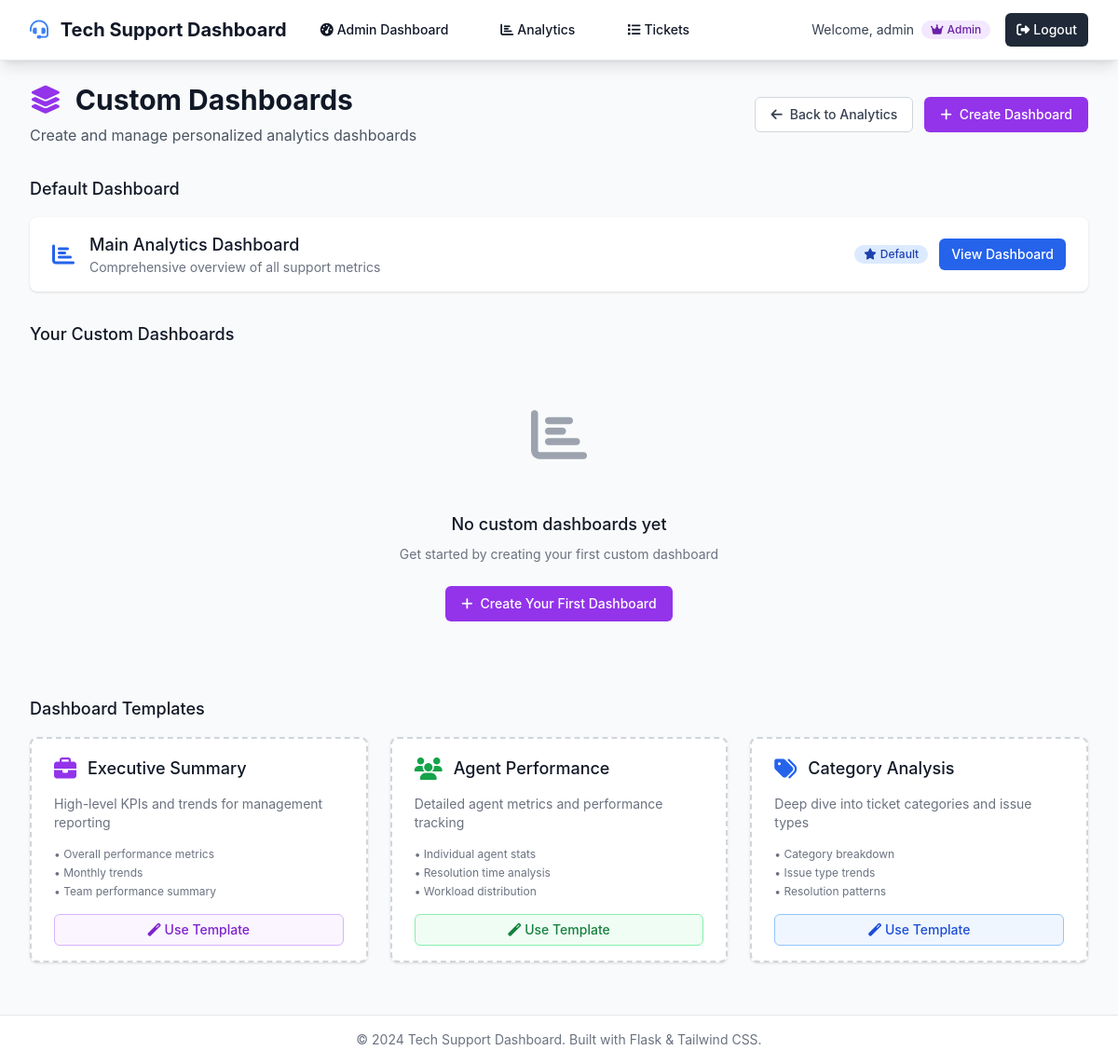
The page /analytics/custom (signed in) on the database as committed earlier.
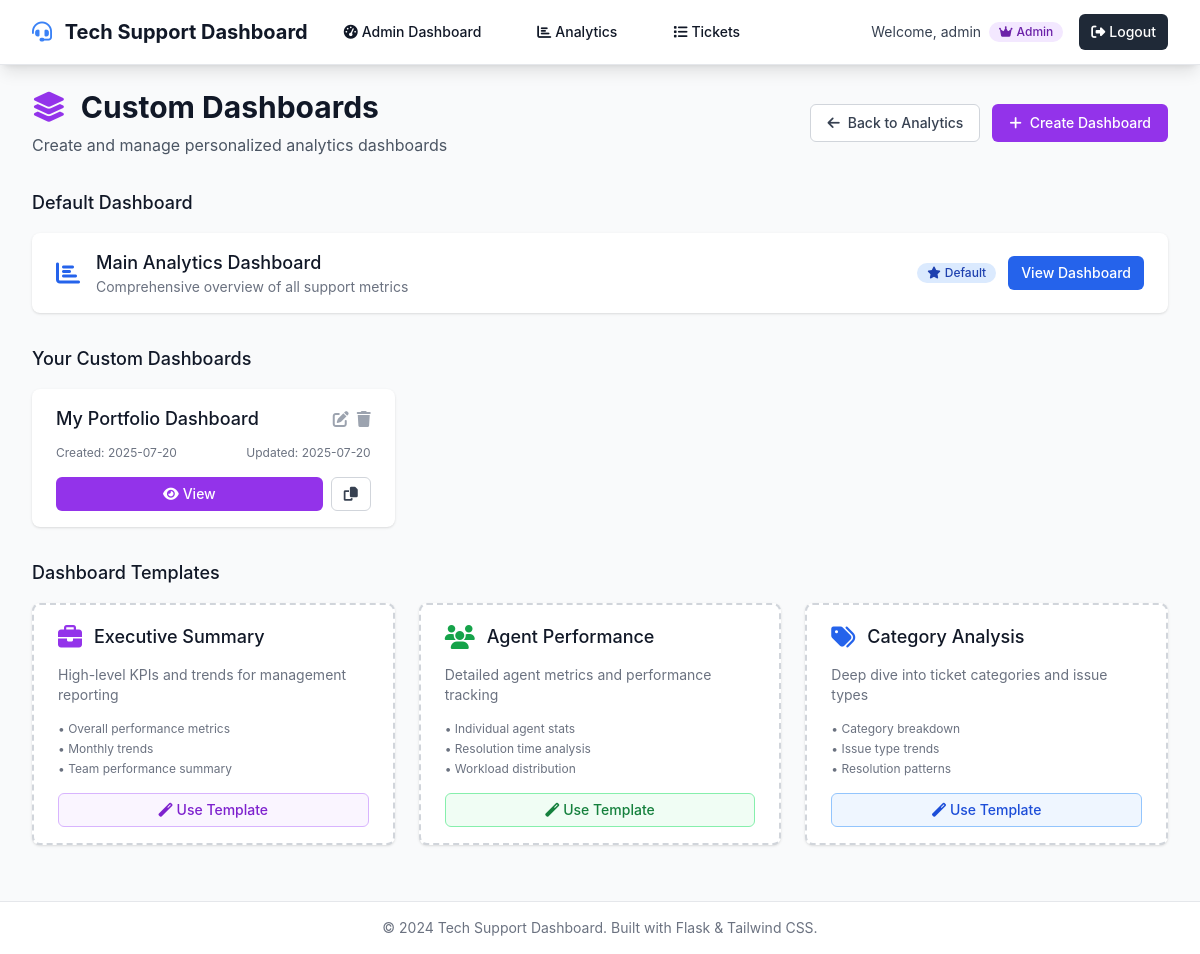
The same page on the database as committed later.
### tables this page shows
CREATE TABLE users (
            id INTEGER PRIMARY KEY AUTOINCREMENT,
            username TEXT UNIQUE NOT NULL,
            email TEXT UNIQUE NOT NULL,
            password_hash TEXT NOT NULL,
            role TEXT NOT NULL DEFAULT 'agent',
            created_at TIMESTAMP DEFAULT CURRENT_TIMESTAMP
        );

CREATE TABLE custom_dashboards (
            id INTEGER PRIMARY KEY AUTOINCREMENT,
            name TEXT NOT NULL,
            description TEXT,
            config TEXT NOT NULL,
            user_id INTEGER NOT NULL,
            created_at TIMESTAMP DEFAULT CURRENT_TIMESTAMP,
            updated_at TIMESTAMP DEFAULT CURRENT_TIMESTAMP,
            FOREIGN KEY (user_id) REFERENCES users (id)
        );

### analytics.py (the view)
@analytics_bp.route('/custom')
@login_required
def custom_dashboards():
    if not current_user.is_admin():
        return redirect(url_for('agent_dashboard'))
    dashboards = CustomDashboard.get_all_by_user(current_user.id)
    return render_template('analytics/custom_dashboards.html', dashboards=dashboards, user=current_user)

### analytics.py (called while the page is built)
    @staticmethod
    def get_all_by_user(user_id):
        conn = get_db_connection()
        dashboards = conn.execute('''
            SELECT * FROM custom_dashboards
            WHERE user_id = ?
            ORDER BY created_at DESC
        ''', (user_id,)).fetchall()
        conn.close()
        return dashboards

### database.py (called while the page is built)
def get_db_connection():
    conn = sqlite3.connect('instance/database.db')
    conn.row_factory = sqlite3.Row
    return conn

### models.py (called while the page is built)
    @staticmethod
    def get(user_id):
        conn = get_db_connection()
        user_data = conn.execute(
            'SELECT * FROM users WHERE id = ?', (user_id,)
        ).fetchone()
        conn.close()
        if user_data:
            return User(
                id=user_data['id'],
                username=user_data['username'],
                email=user_data['email'],
                role=user_data['role']
            )
        return None

    def is_admin(self):
        return self.role == 'admin'

### templates/analytics/custom_dashboards.html (shortened to what this page needs)
{% extends "base.html" %}
{% block content %}
<div class="max-w-7xl mx-auto px-4 sm:px-6 lg:px-8">
    <div class="mb-8">
        <div class="flex justify-between items-center">
            <div>
                <h1 class="text-3xl font-bold text-gray-900">
                    <i class="fas fa-layer-group text-purple-600 mr-2"></i>
                    Custom Dashboards
                </h1>
                <p class="mt-2 text-gray-600">Create and manage personalized analytics dashboards</p>
            </div>
            <div class="flex space-x-3">
                <a href="{{ url_for('analytics.analytics_dashboard') }}"
                   class="inline-flex items-center px-4 py-2 border border-gray-300 text-sm font-medium rounded-md text-gray-700 bg-white hover:bg-gray-50 focus:outline-none focus:ring-2 focus:ring-offset-2 focus:ring-blue-500 transition duration-150 ease-in-out">
                    <i class="fas fa-arrow-left mr-2"></i>
                    Back to Analytics
                </a>
                <a href="{{ url_for('analytics.create_custom_dashboard') }}"
                   class="inline-flex items-center px-4 py-2 border border-transparent text-sm font-medium rounded-md text-white bg-purple-600 hover:bg-purple-700 focus:outline-none focus:ring-2 focus:ring-offset-2 focus:ring-purple-500 transition duration-150 ease-in-out">
                    <i class="fas fa-plus mr-2"></i>
                    Create Dashboard
                </a>
            </div>
        </div>
    </div>
    <div class="mb-8">
        <h2 class="text-lg font-medium text-gray-900 mb-4">Default Dashboard</h2>
        <div class="bg-white shadow rounded-lg">
            <div class="px-6 py-4">
                <div class="flex items-center justify-between">
                    <div class="flex items-center">
                        <div class="flex-shrink-0">
                            <i class="fas fa-chart-bar text-2xl text-blue-600"></i>
                        </div>
                        <div class="ml-4">
                            <h3 class="text-lg font-medium text-gray-900">Main Analytics Dashboard</h3>
                            <p class="text-sm text-gray-500">Comprehensive overview of all support metrics</p>
                        </div>
                    </div>
                    <div class="flex items-center space-x-3">
                        <span class="inline-flex items-center px-2.5 py-0.5 rounded-full text-xs font-medium bg-blue-100 text-blue-800">
                            <i class="fas fa-star mr-1"></i>Default
                        </span>
                        <a href="{{ url_for('analytics.analytics_dashboard') }}"
                           class="inline-flex items-center px-3 py-2 border border-transparent text-sm leading-4 font-medium rounded-md text-white bg-blue-600 hover:bg-blue-700 focus:outline-none focus:ring-2 focus:ring-offset-2 focus:ring-blue-500">
                            View Dashboard
                        </a>
                    </div>
                </div>
            </div>
        </div>
    </div>
    <div class="mb-8">
        <h2 class="text-lg font-medium text-gray-900 mb-4">Your Custom Dashboards</h2>
        {% if dashboards %}
        <div class="grid grid-cols-1 md:grid-cols-2 lg:grid-cols-3 gap-6">
            {% for dashboard in dashboards %}
            <div class="bg-white shadow rounded-lg hover:shadow-md transition-shadow duration-200">
                <div class="px-6 py-4">
                    <div class="flex items-center justify-between mb-3">
                        <h3 class="text-lg font-medium text-gray-900 truncate">{{ dashboard.name }}</h3>
                        <div class="flex items-center space-x-2">
                            <button class="text-gray-400 hover:text-gray-600" onclick="editDashboard('{{ dashboard.id }}')">
                                <i class="fas fa-edit"></i>
                            </button>
                            <button class="text-gray-400 hover:text-red-600" onclick="deleteDashboard('{{ dashboard.id }}')">
                                <i class="fas fa-trash"></i>
                            </button>
                        </div>
                    </div>
                    <div class="flex items-center justify-between text-xs text-gray-500 mb-4">
                        <span>Created: {{ dashboard.created_at[:10] }}</span>
                        <span>Updated: {{ dashboard.updated_at[:10] }}</span>
                    </div>
                    <div class="flex space-x-2">
                        <a href="{{ url_for('analytics.view_custom_dashboard', dashboard_id=dashboard.id) }}"
                           class="flex-1 inline-flex justify-center items-center px-3 py-2 border border-transparent text-sm leading-4 font-medium rounded-md text-white bg-purple-600 hover:bg-purple-700 focus:outline-none focus:ring-2 focus:ring-offset-2 focus:ring-purple-500">
                            <i class="fas fa-eye mr-1"></i>View
                        </a>
                        <button onclick="duplicateDashboard('{{ dashboard.id }}')"
                                class="inline-flex items-center px-3 py-2 border border-gray-300 text-sm leading-4 font-medium rounded-md text-gray-700 bg-white hover:bg-gray-50 focus:outline-none focus:ring-2 focus:ring-offset-2 focus:ring-blue-500">
                            <i class="fas fa-copy"></i>
                        </button>
                    </div>
                </div>
            </div>
            {% endfor %}
        </div>
        {% else %}
        <div class="text-center py-12">
            <div class="mx-auto h-24 w-24 text-gray-400">
                <i class="fas fa-chart-bar text-6xl"></i>
            </div>
            <h3 class="mt-4 text-lg font-medium text-gray-900">No custom dashboards yet</h3>
            <p class="mt-2 text-sm text-gray-500">Get started by creating your first custom dashboard</p>
            <div class="mt-6">
                <a href="{{ url_for('analytics.create_custom_dashboard') }}"
                   class="inline-flex items-center px-4 py-2 border border-transparent text-sm font-medium rounded-md text-white bg-purple-600 hover:bg-purple-700 focus:outline-none focus:ring-2 focus:ring-offset-2 focus:ring-purple-500">
                    <i class="fas fa-plus mr-2"></i>
                    Create Your First Dashboard
                </a>
            </div>
        </div>
        {% endif %}
    </div>
    <div class="mb-8">
        <h2 class="text-lg font-medium text-gray-900 mb-4">Dashboard Templates</h2>
        <div class="grid grid-cols-1 md:grid-cols-2 lg:grid-cols-3 gap-6">
            <div class="bg-white shadow rounded-lg border-2 border-dashed border-gray-300 hover:border-purple-400 transition-colors duration-200">
                <div class="px-6 py-4">
                    <div class="flex items-center mb-3">
                        <i class="fas fa-briefcase text-2xl text-purple-600 mr-3"></i>
                        <h3 class="text-lg font-medium text-gray-900">Executive Summary</h3>
                    </div>
                    <p class="text-sm text-gray-500 mb-4">High-level KPIs and trends for management reporting</p>
                    <ul class="text-xs text-gray-500 mb-4 space-y-1">
                        <li>• Overall performance metrics</li>
                        <li>• Monthly trends</li>
                        <li>• Team performance summary</li>
                    </ul>
                    <button onclick="createFromTemplate('executive')"
                            class="w-full inline-flex justify-center items-center px-3 py-2 border border-purple-300 text-sm leading-4 font-medium rounded-md text-purple-700 bg-purple-50 hover:bg-purple-100 focus:outline-none focus:ring-2 focus:ring-offset-2 focus:ring-purple-500">
                        <i class="fas fa-magic mr-1"></i>Use Template
                    </button>
                </div>
            </div>
            <div class="bg-white shadow rounded-lg border-2 border-dashed border-gray-300 hover:border-green-400 transition-colors duration-200">
                <div class="px-6 py-4">
                    <div class="flex items-center mb-3">
                        <i class="fas fa-users text-2xl text-green-600 mr-3"></i>
                        <h3 class="text-lg font-medium text-gray-900">Agent Performance</h3>
                    </div>
                    <p class="text-sm text-gray-500 mb-4">Detailed agent metrics and performance tracking</p>
                    <ul class="text-xs text-gray-500 mb-4 space-y-1">
                        <li>• Individual agent stats</li>
                        <li>• Resolution time analysis</li>
                        <li>• Workload distribution</li>
                    </ul>
                    <button onclick="createFromTemplate('agent')"
                            class="w-full inline-flex justify-center items-center px-3 py-2 border border-green-300 text-sm leading-4 font-medium rounded-md text-green-700 bg-green-50 hover:bg-green-100 focus:outline-none focus:ring-2 focus:ring-offset-2 focus:ring-green-500">
                        <i class="fas fa-magic mr-1"></i>Use Template
                    </button>
                </div>
            </div>
            <div class="bg-white shadow rounded-lg border-2 border-dashed border-gray-300 hover:border-blue-400 transition-colors duration-200">
                <div class="px-6 py-4">
                    <div class="flex items-center mb-3">
                        <i class="fas fa-tags text-2xl text-blue-600 mr-3"></i>
                        <h3 class="text-lg font-medium text-gray-900">Category Analysis</h3>
                    </div>
                    <p class="text-sm text-gray-500 mb-4">Deep dive into ticket categories and issue types</p>
                    <ul class="text-xs text-gray-500 mb-4 space-y-1">
                        <li>• Category breakdown</li>
                        <li>• Issue type trends</li>
                        <li>• Resolution patterns</li>
                    </ul>
                    <button onclick="createFromTemplate('category')"
                            class="w-full inline-flex justify-center items-center px-3 py-2 border border-blue-300 text-sm leading-4 font-medium rounded-md text-blue-700 bg-blue-50 hover:bg-blue-100 focus:outline-none focus:ring-2 focus:ring-offset-2 focus:ring-blue-500">
                        <i class="fas fa-magic mr-1"></i>Use Template
                    </button>
                </div>
            </div>
        </div>
    </div>
</div>
{% endblock %}

### templates/base.html (shortened to what this page needs)
<!DOCTYPE html>
<html lang="en">
<head>
    <script src="https://cdn.tailwindcss.com"></script>
    <link rel="stylesheet" href="{{ url_for('static', filename='css/style.css') }}">
    <link rel="stylesheet" href="https://cdnjs.cloudflare.com/ajax/libs/font-awesome/6.4.0/css/all.min.css">
</head>
<body class="bg-gray-50 min-h-screen">
    {% if current_user.is_authenticated %}
    <nav class="bg-white shadow-lg border-b border-gray-200">
        <div class="max-w-7xl mx-auto px-4 sm:px-6 lg:px-8">
            <div class="flex justify-between h-16">
                <div class="flex items-center">
                    <div class="flex-shrink-0">
                        <h1 class="text-xl font-bold text-gray-900">
                            <i class="fas fa-headset text-primary mr-2"></i>
                            Tech Support Dashboard
                        </h1>
                    </div>
                    <div class="hidden md:ml-6 md:flex md:space-x-8">
                        {% if current_user.is_admin() %}
                        <a href="{{ url_for('admin_dashboard') }}"
                           class="text-gray-900 hover:text-primary px-3 py-2 rounded-md text-sm font-medium">
                            <i class="fas fa-tachometer-alt mr-1"></i>Admin Dashboard
                        </a>
                        <a href="{{ url_for('analytics.analytics_dashboard') }}"
                           class="text-gray-900 hover:text-primary px-3 py-2 rounded-md text-sm font-medium">
                            <i class="fas fa-chart-bar mr-1"></i>Analytics
                        </a>
                        <a href="{{ url_for('tickets.ticket_list') }}"
                           class="text-gray-900 hover:text-primary px-3 py-2 rounded-md text-sm font-medium">
                            <i class="fas fa-list mr-1"></i>Tickets
                        </a>
                        {% endif %}
                    </div>
                </div>
                <div class="flex items-center space-x-4">
                    <div class="flex items-center space-x-2">
                        <span class="text-sm text-gray-700">Welcome, {{ current_user.username }}</span>
                        <span class="inline-flex items-center px-2.5 py-0.5 rounded-full text-xs font-medium
                                   {% if current_user.is_admin() %}bg-purple-100 text-purple-800{% else %}bg-blue-100 text-blue-800{% endif %}">
                            {% if current_user.is_admin() %}
                                <i class="fas fa-crown mr-1"></i>Admin
                            {% else %}
                                <i class="fas fa-user mr-1"></i>Agent
                            {% endif %}
                        </span>
                    </div>
                    <a href="{{ url_for('auth.logout') }}"
                       class="bg-gray-800 hover:bg-gray-700 text-white px-3 py-2 rounded-md text-sm font-medium">
                        <i class="fas fa-sign-out-alt mr-1"></i>Logout
                    </a>
                </div>
            </div>
        </div>
    </nav>
    {% endif %}
    <main class="{% if current_user.is_authenticated %}py-6{% endif %}">
        {% block content %}{% endblock %}
    </main>
    <footer class="bg-white border-t border-gray-200 mt-auto">
        <div class="max-w-7xl mx-auto py-4 px-4 sm:px-6 lg:px-8">
            <div class="text-center text-sm text-gray-500">
                <p>&copy; 2024 Tech Support Dashboard. Built with Flask & Tailwind CSS.</p>
            </div>
        </div>
    </footer>
</body>
</html>

### static/css/style.css (style rules this page uses)
body { font-family: 'Inter', -apple-system, BlinkMacSystemFont, 'Segoe UI', Roboto, sans-serif; }

Rows that differ between the two databases and show on the page:
added custom_dashboards: name "My Portfolio Dashboard", created_at "2025-07-20", updated_at "2025-07-20"
Other text that changed with them:
text no longer shown: "No custom dashboards yet Get started by creating your first custom dashboard Create Your First Dashboard"
